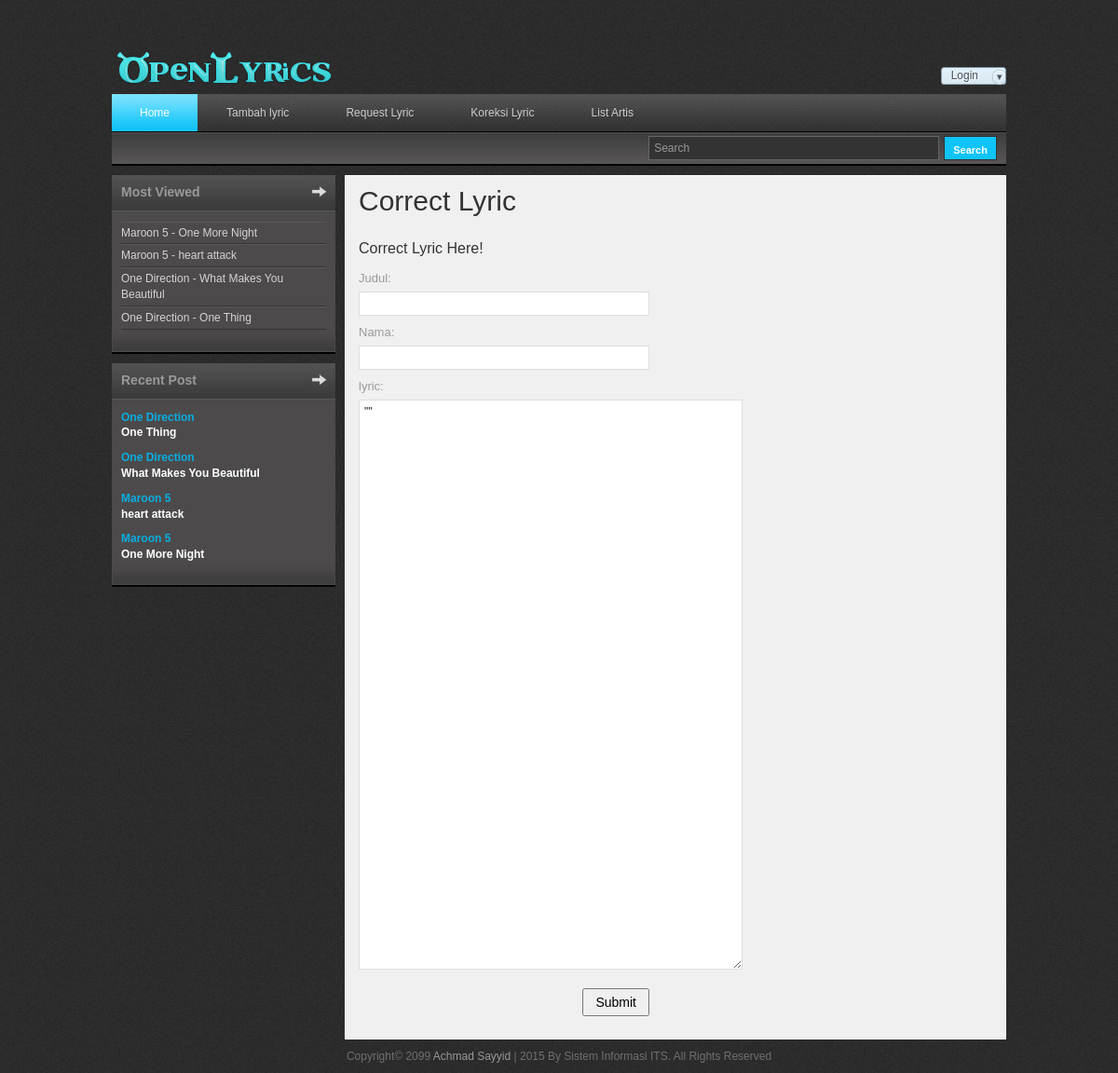
The app's page /cor_form.php with its own data.
### tables this page shows
CREATE TABLE IF NOT EXISTS `lyric` (
  `id_lyric` int(3) NOT NULL AUTO_INCREMENT,
  `id_artis` int(3) NOT NULL,
  `id_member` int(3) NOT NULL,
  `id_album` int(3) NOT NULL,
  `judul` varchar(30) NOT NULL,
  `lyric` text NOT NULL,
  `album` varchar(20) NOT NULL,
  `views` int(5) NOT NULL,
  `tanggal` datetime NOT NULL,
  PRIMARY KEY (`id_lyric`)
);

CREATE TABLE IF NOT EXISTS `artis` (
  `id_artis` int(3) NOT NULL AUTO_INCREMENT,
  `nama` varchar(35) NOT NULL,
  `tahun` year(4) NOT NULL,
  `tempat_lahir` varchar(30) NOT NULL,
  `genre` varchar(20) NOT NULL,
  PRIMARY KEY (`id_artis`)
);

### cor_form.php (the view, shortened to what this page needs)
<?php
if(!isset($_SESSION['id_member'])){
    $id = "";
    }
$id_lyric=$_GET['id_lyric'];
include "conf.php";
?>
<!DOCTYPE html PUBLIC "-//W3C//DTD XHTML 1.0 Transitional//EN" "http://www.w3.org/TR/xhtml1/DTD/xhtml1-transitional.dtd">
<html xmlns="http://www.w3.org/1999/xhtml">
<head>
<link href="css/templatemo_style.css" rel="stylesheet" type="text/css" />
<link rel="stylesheet" type="text/css" href="css/ddsmoothmenu.css" />
<link rel="stylesheet" type="text/css" media="all" href="css/jquery.dualSlider.0.2.css" />
</head>
<body>
<div id="templatemo_wrapper">
    <div id="templatemo_header">
        <div id="site_title">
            <h1><a href="index.php">Open Lyrics</a></h1>
        </div>
        <br/>
        <?php
        $query="SELECT * FROM member WHERE id_member='$id'";
        $hasil = mysql_query($query, $koneksi);
        $record = mysql_fetch_array($hasil);
        if ($id !== "") {
        ?>
        <div id="header_right">
      <div id="loginContainer"> <span>Selamat Datang
        <?php echo $record['username'] ?>
        || </span> <span><a href="proses/logout.php">Logout</a>
        <div style="clear:both"></div>
      </div>
        </div>
        <?php }
        else { ?>
        <div id="header_right">
      <div id="loginContainer"> <a href="#" id="loginButton"><span>Login</span><em></em></a>
      </div>
        </div>
        <?php } ?>
    </div>
    <div id="templatemo_menu">
        <div id="top_nav" class="ddsmoothmenu">
            <ul>
        <li><a href="index.php" class="selected">Home</a></li>
        <li><a href="add_lyric.php">Tambah lyric</a></li>
        <li><a href="req_lyric.php">Request Lyric</a></li>
        <li><a href="corect_lyric.php">Koreksi Lyric</a></li>
        <li><a href="artis.php">List Artis</a></li>
            </ul>
            <br style="clear: left" />
        </div>
        <div id="menu_second_bar">
            <div id="templatemo_search">
                <form action="search.php" method="POST">
                  <input type="text" value="Search" name="keyword" onfocus="clearText(this)" onblur="clearText(this)" class="txt_field" />
                  <input type="submit" name="Search" value=" Search " class="sub_btn"  />
                </form>
            </div>
        </div>
    </div>
    <div id="templatemo_main">
   		<div id="sidebar" class="float_l">
      <div class="sidebar_box"><span class="bottom"></span>
        <h3>Most Viewed</h3>
        <div class="content">
          <ul class="sidebar_list">
            <?php
                        $sql = "SELECT * FROM lyric ORDER by views DESC LIMIT 15";
                        $hasil=mysql_query($sql,$koneksi);
                        while($rows = mysql_fetch_array($hasil)){
                        $singer = mysql_fetch_array(mysql_query("SELECT nama FROM artis WHERE id_artis='".$rows['id_artis']."'"));
                        ?>
            <li><a href="view.php?id=<?php echo $rows['id_lyric'] ?>">
              <?php echo $singer['nama'] ." - ". $rows['judul'] ?>
              </a></li>
            <?php } ?>
          </ul>
        </div>
      </div>
      <div class="sidebar_box"><span class="bottom"></span>
        <h3>Recent Post</h3>
        <div class="content">
          <div class="bs_box">
            <?php
                        $sql = "SELECT * FROM lyric ORDER by tanggal DESC LIMIT 5";
                        $hasil=mysql_query($sql,$koneksi);
                        while($rows = mysql_fetch_array($hasil)){
                        $singer = mysql_fetch_array(mysql_query("SELECT nama FROM artis WHERE id_artis='".$rows['id_artis']."'"));
                        ?>
            <h4><a href="view.php?id=<?php echo $rows['id_lyric'] ?>">
              <?php echo $singer['nama'] ?>
            </h4>
            <p class="price">
              <?php echo $rows['judul'] ?>
            </p></a>
            <?php } ?>
          </div>
        </div>
      </div>
        </div>
        <div id="content" class="float_r">
            <h1>Correct Lyric</h1>
				<h4>Correct Lyric Here!</h4>
                <div id="contact_form">
                   <form method="post" name="contact" action="proses/accept_cor.php">
                        <?php
                        $a="SELECT * FROM lyric WHERE id_lyric='$id_lyric'";
                        $hasil = mysql_query($a, $koneksi);
                        $liric = mysql_fetch_array($hasil);
                        ?>
                        <label for="subject">Judul:</label> <input type="text" name="judul" value="<?php echo $liric['judul'] ?>" readonly="readonly"class="input_field" />
                        <div class="cleaner h10"></div>
                        <?php if ($id!==""){ ?>
						<label for="subject">Nama Member:</label> <input type="text" name="nama" value="<?php echo $record['username'] ?>" readonly="readonly" class="input_field" />
						<div class="cleaner h10"></div>
                        <?php }else { ?>
                        <label for="subject">Nama:</label> <input type="text" name="nama" class="input_field" />
                        <div class="cleaner h10"></div>
                        <?php } ?>
                        <label for="text">lyric:</label> <textarea id="text" name="lyric" rows="0" cols="0" class="required" style="width: 400px; height: 600px;">"<?php echo $liric['lyric'] ?>"</textarea>
                        <div class="cleaner h10"></div>
						<input type="submit" value="Submit" name="submit" class="submit_btn float_r" />
            	</form>
                </div>
            </div>
    </div>
    <div id="templatemo_footer">
Copyright© 2099 <a href="https://www.facebook.com/prastyo.adi.108">Achmad Sayyid</a> | 2015 By Sistem Informasi ITS. All Rights Reserved
    </div>
</div>
</body>
</html>

### css/templatemo_style.css (style rules this page uses)
body { margin: 0; padding: 0; color: #999; font-family: Tahoma, Geneva, sans-serif; font-size: 12px; line-height: 1.4em; background-color: #2e2e2e; background-repeat: repeat; background-image: url(../images/templatemo_body.jpg) }
a, a:link, a:visited { color: #08aee3; font-weight: normal; text-decoration: none; }
p { margin: 0 0 10px 0; padding: 0; }
h1, h2, h3, h4, h5, h6 { color: #333; font-weight: normal; }
h1 { font-size: 30px; margin: 0 0 30px; padding: 5px 0; }
h3 { font-size: 20px; margin: 0 0 20px; padding: 0; }
h4 { font-size: 16px; margin: 0 0 15px; padding: 0; }
.cleaner { clear: both }
.h10 { height: 10px }
.float_l { float: left }
.float_r { float: right }
#templatemo_wrapper { width: 960px; margin: 0 auto; padding: 0 10px 10px; }
#templatemo_header { width: 100%; padding: 50px 0 10px; }
#templatemo_menu { width: 100%; height: 77px; margin-bottom: 10px; background: url(../images/templatemo_menu.jpg) repeat-x }
#templatemo_main { width: 100%; margin-bottom: 10px; }
#content { width: 680px; background: #f0f0f0; border: 1px solid #fff; padding: 14px; }
#sidebar { width: 240px }
#templatemo_footer { text-align: center; }
#site_title { float: left; widht: 100% height: 100% }
#site_title h1 { margin: 0; padding: 0; }
#site_title h1 a { display: block; width: 250px; height: 40px; font-size: 12px; text-indent: -10000px; color: #999; text-align: left; background: url(../images/templatemo_logo.png) no-repeat top left; }
#header_right { float: right; margin-top: 5px; }
#header_right a { color: #ccc; }
#menu_second_bar { padding: 5px 10px; }
#templatemo_search { float: right; }
#templatemo_search form { margin: 0; padding: 0; }
#templatemo_search .txt_field { float: left; display: block; margin-right: 5px; height: 24px; line-height: 24px; width: 300px; color: #999; font-size: 12px; padding: 0 5px; font-variant: normal; border: 1px solid #666; background: #333; }
#templatemo_search .sub_btn { float: right; display: block; color: #fff; height: 26px; font-size: 11px; font-weight: 700; line-height: 26px; cursor: pointer; border: 1px solid #333; background: #0ec4f7; }
.sidebar_box { position: relative; background: #4c4a4a; margin-bottom: 36px; }
.sidebar_box h3 { font-size: 14px; font-weight: 700; padding: 10px; width: 220px; height: 20px; margin-bottom: 0; background: url(../images/templatemo_sidebar_header.jpg) no-repeat; color: #999 }
.sidebar_box span.bottom { position: absolute; bottom: -26px; left: 0; width: 240px; height: 26px; background: url(../images/templatemo_sidebar_bottom.jpg) }
#sidebar .sidebar_box .content { padding: 10px 10px 0; }
#sidebar .sidebar_list { margin: 0; padding: 0; list-style: none; }
#sidebar .sidebar_list li { display: block; margin: 0; padding: 3px 0; border-top: 1px solid #595858; border-bottom: 1px solid #343434; }
#sidebar .sidebar_list li a { color: #d6d3d3; }
.bs_box { clear: both; margin-bottom: 20px }
.bs_box h4 { margin-bottom: 0 }
.bs_box h4 a { font-size: 12px; color: #08aee3; font-weight: 700 }
.bs_box .price { font-size: 12px; font-weight: 700; color: #fff }
#contact_form { padding: 0; width: 312px; margin-bottom: 40px; }
#contact_form form { margin: 0px; padding: 0px; }
#contact_form form .input_field { width: 300px; padding: 5px; color: #222; background: #fff; border: 1px solid #dedede; font-size: 12px; font-family: Tahoma, Geneva, sans-serif; margin-top: 5px; }
#contact_form form label { display: block; width: 100px; margin-right: 12px; font-size: 13px; }
#contact_form form textarea { width: 300px; height: 200px; padding: 5px; color: #222; background: #fff; border: 1px solid #dedede; font-size: 12px; font-family: Tahoma, Geneva, sans-serif; margin-top: 5px; }
#contact_form form .submit_btn { padding: 5px 12px; font-size:14px; margin: 10px 0px; }
#templatemo_footer { color: #707070; }
#templatemo_footer a { color: #999; }
#loginContainer { position:relative; float:right; font-size:12px; }
#loginButton { display:inline-block; float:right; background:url(../images/buttonbg.png) repeat-x; border:1px solid #899caa; border-radius:3px; -moz-border-radius:3px; position:relative; z-index:30; cursor:pointer; }
#loginButton span { color:#445058; text-shadow:1px 1px #fff; padding:7px 29px 9px 10px; background:url(../images/loginArrow.png) no-repeat 53px 7px; }

### records on screen
lyric: id_artis.nama "Maroon 5", judul "One More Night"
lyric: id_artis.nama "Maroon 5", judul "heart attack"
lyric: id_artis.nama "One Direction", judul "What Makes You Beautiful"
lyric: id_artis.nama "One Direction", judul "One Thing"
